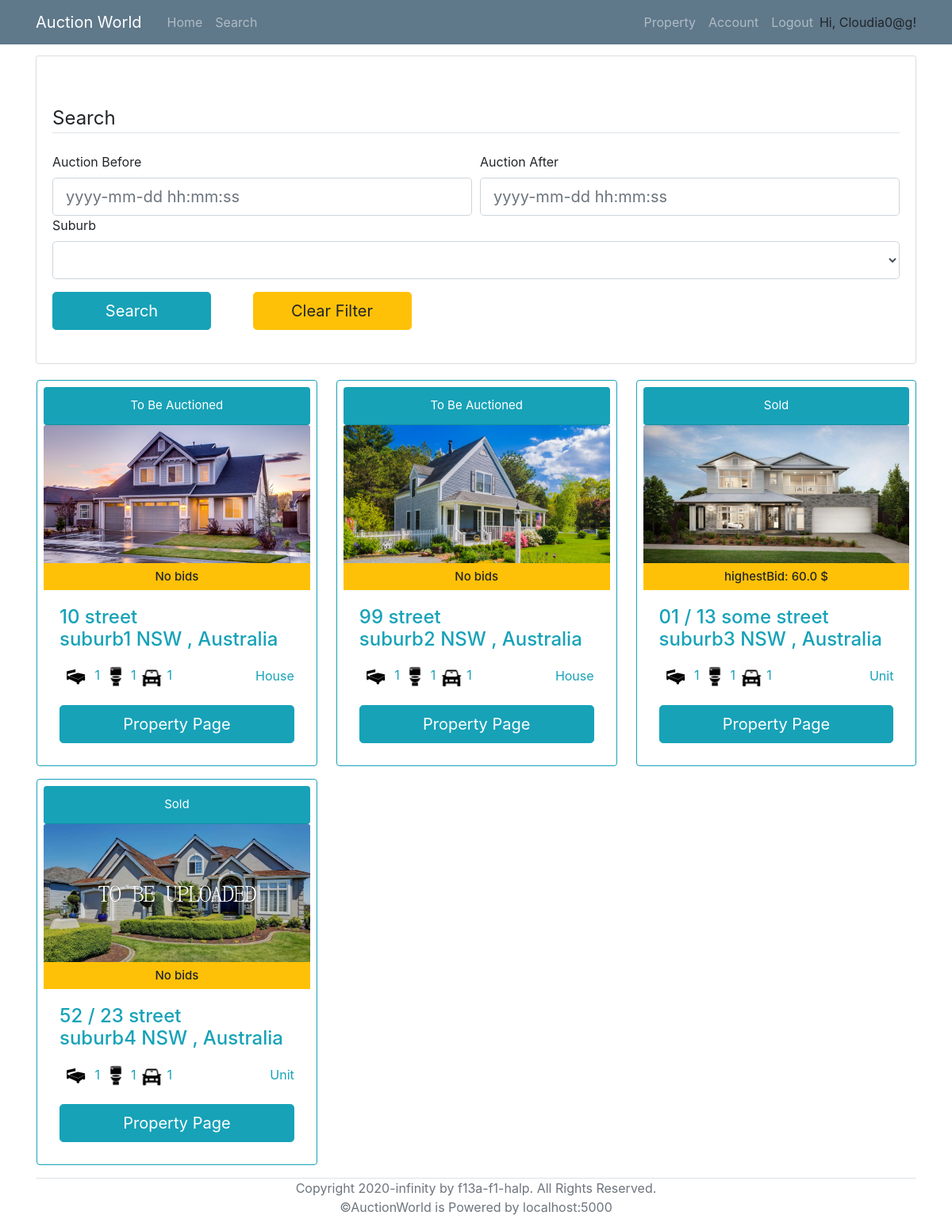
Page /search (signed in) on the earlier database version.
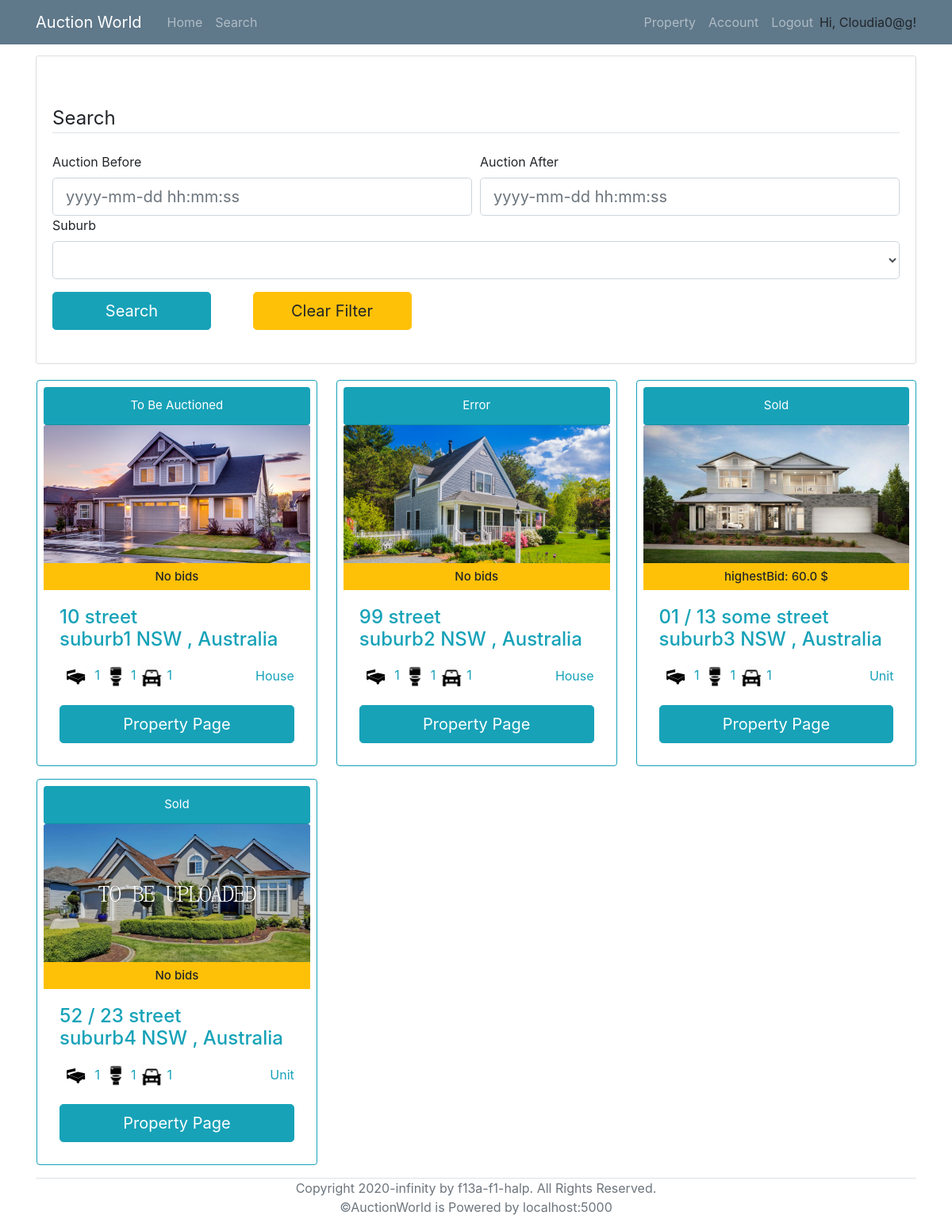
Same page on the later database version.
### models.py (models this page shows, shortened)
class User(UserMixin, db.Model):
    __tablename__ = 'User'
    id = db.Column(db.Integer, primary_key = True)
    login_name = db.Column(db.String(collation='NOCASE') ,unique=True, nullable=False)
    email = db.Column(db.String, unique=True, nullable=False)
    password_hash = db.Column(db.String, nullable=False)
    address = db.Column(db.String(1000), nullable=False)
    date_of_birth = db.Column(db.DateTime, nullable=False)
    phone_number = db.Column(db.String, nullable=False)
    id_confirmation = db.Column(db.String(100), nullable=True)
    auctionId = db.relationship('AuctionDetails', backref='seller', lazy='dynamic')
    properties = db.relationship('Property', backref='sellerID', lazy='dynamic')
    cards = db.relationship('BankDetails', backref='user', lazy='dynamic')
    registeredProperties = db.relationship('Property',secondary=lambda: RegisteredAssociation.__table__, backref="RegisteredBidders")

class Property(db.Model):
    __tablename__ = 'Property'
    id = db.Column(db.Integer, primary_key = True)
    property_type = db.Column(db.String)
    add_unit = db.Column(db.String(100))
    add_num = db.Column(db.String(100))
    add_name = db.Column(db.String(100))
    add_suburb = db.Column(db.String(100))
    add_state = db.Column(db.String(3))
    add_pc = db.Column(db.String(4))
    num_bedrooms = db.Column(db.Integer)
    num_parking = db.Column(db.Integer)
    num_bathrooms = db.Column(db.Integer)
    parking_features = db.Column(db.String)
    building_size = db.Column(db.Integer)
    land_size = db.Column(db.Integer)
    inspection_date = db.Column(db.DateTime)
    description = db.Column(db.String(2000))
    year_built = db.Column(db.Integer)
    status = db.Column(db.String)
    seller = db.Column(db.Integer, db.ForeignKey('User.id'))
    auctionId = db.relationship('AuctionDetails', backref='Property', uselist=False)
    photo_collection = db.relationship('Photos', backref='Property', lazy='dynamic')
    registeredBidders = db.relationship('User',secondary=lambda: RegisteredAssociation.__table__, backref="RegisteredProperties")

class Photos(db.Model):
    __tablename__ = 'Photos'
    id = db.Column(db.Integer, primary_key = True)
    photo = db.Column(db.String)
    property_id = db.Column(db.Integer, db.ForeignKey('Property.id'))

### routes.py (the view, shortened to what this page needs)
@app.route('/search', methods=['POST','GET'])
@login_required
def search():
    form=searchForm()
    available_suburbs=db.session.query(Property.add_suburb).distinct(Property.add_suburb)
    form.suburb.choices=[("")]+[(i.add_suburb) for i in available_suburbs]
    full_list = db.session.query(Property,AuctionDetails,func.max(Bid.Amount).label('highestBid'))\
                        .outerjoin(AuctionDetails, AuctionDetails.PropertyID==Property.id)\
                        .outerjoin(Bid, Bid.AuctionID == AuctionDetails.id)\
                        .group_by(Property.id)
    property_Id=[]
    return render_template('search.html', title='search', form=form, properties=full_list)

### forms.py
class searchForm(FlaskForm):
    auction_before =  DateTimeField('Auction Before', format='%Y-%m-%d %H:%M:%S',validators=[Optional()])
    auction_after = DateTimeField('Auction After', format='%Y-%m-%d %H:%M:%S',validators=[Optional()])
    suburb = SelectField('Suburb', validators=[Optional()])
    submit = SubmitField('Search')
    clear = SubmitField('Clear Filter')

### models.py (called while the page is built)
@login_manager.user_loader
def load_user(id):
    return User.query.get(id)

### templates/search.html (shortened to what this page needs)
{% extends "base.html" %}
{% block content %}
	<div class="content-section">
		<form action="" method= "POST" style="margin-top: 50px;" novalidate>
			<fieldset class="form-group">
				<legend class="border-bottom mb-4">Search</legend>
				<div class="form-row">
					<div class="col">
						{{ form.auction_before.label }}<br>
						{% if form.auction_before.errors %}
							{{ form.auction_before(class="form-control form-control-lg is-invalid") }}
							<div class="invalid-feedback">
								{% for error in form.auction_before.errors %}
									<span>{{ error }}</span>
								{% endfor %}
							</div>
						{% else %}
							{{ form.auction_before(class="form-control form-control-lg", placeholder="yyyy-mm-dd hh:mm:ss") }}
						{% endif %}
					</div>
					<div class="col">
						{{ form.auction_after.label }}<br>
						{% if form.auction_after.errors %}
							{{ form.auction_after(class="form-control form-control-lg is-invalid") }}
							<div class="invalid-feedback">
								{% for error in form.auction_after.errors %}
									<span>{{ error }}</span>
								{% endfor %}
							</div>
						{% else %}
							{{ form.auction_after(class="form-control form-control-lg", placeholder="yyyy-mm-dd hh:mm:ss") }}
						{% endif %}
					</div>
				</div>
				<div class="form-group">
					{{ form.suburb.label }}<br>
					{% if form.suburb.errors %}
						{{ form.suburb(class="form-control form-control-lg is-invalid") }}
						<div class="invalid-feedback">
							{% for error in form.suburb.errors %}
								<span>{{ error }}</span>
							{% endfor %}
						</div>
					{% else %}
						{{ form.suburb(class="form-control form-control-lg") }}
					{% endif %}
				</div>
				<div class="form-group">{{ form.submit(class="btn btn-info btn-lg mr-5" ,style="width:200px") }} {{ form.clear (class="btn btn-warning btn-lg",style="width:200px") }}</div>
			</fieldset>
		</form>
	</div>
	<div class="row col-xl-15">
		{% if not properties %}
				<div style="width:100%; text-align: center;">
				<h2 class="text-info">No results found.</h2>
				</div>
			</div>
		{% else %}
			{% for (p,a,b) in properties %}
				<div class="card border-info p-2 col-md-3.8 ml-3 mr-2 mb-3">
					<div class="card-header rounded text-center bg-info text-white" style="font-size: 15px;">
						{% if p.status == "auction" %}
							To Be Auctioned
						{% elif p.status == "sold" %}
							Sold
						{% else %}
							Error
						{% endif %}
					</div>
					{% if not p.photo_collection.all() %}
						<img class="card-img-top" src="/static/propertyImage/Sample.jpg" alt="Card image cap" style="width:335.81px; height: 180px;" >
					{% else %}
						<img class="card-img-top" src="/static/propertyImage/{{p.photo_collection.first().photo}}" alt="Card image cap" style="width:335.81px; height: 180px;" >
					{% endif %}
					<h6 class="card-subtitle pt-2 pb-2 text-center bg-warning" style="font-size: 15px;">
                        {% if b:%}
                            highestBid: {{b}} $
                        {% else %}
                            No bids
                        {% endif%}
                    </h6>
					<div class="card-body text-info">
						<h4 class="card-title">
							{% if p.add_unit %}
								{{p.add_unit}} /
							{% endif %}
							{{p.add_num}} {{p.add_name}}<br>{{p.add_suburb}} {{p.add_state}} {{p.pc}}, Australia
						</h4>
						<p class="card-text">
							<span><img src="/static/icons/bedicon.png" alt="Card image cap" style="width:40px; height: 40px;"> {{p.num_bedrooms}}</span>
							<span><img src="/static/icons/restroom.png" alt="Card image cap" style="width:30px; height: 30px;"> {{p.num_bedrooms}}</span>
							<span><img src="/static/icons/car.png" alt="Card image cap" style="width:30px; height: 30px;"> {{p.num_parking}}</span>
							<span style="float: right; margin-top: 7px;">{{p.property_type}}</span>
						</p>
						<a href={{ url_for("viewProperty", property_id=p.id) }} class="btn btn-info btn-lg" style="width: 100%;">Property Page</a>
					</div>
				</div>
			{% endfor %}
		{% endif %}
	</div>
{% endblock %}

### templates/base.html (shortened to what this page needs)
<!DOCTYPE html>
<html lang="en">
<head>
    <link rel="stylesheet" type="text/css" href="../static/css/main.css">
    <link rel="stylesheet" href="https://maxcdn.bootstrapcdn.com/bootstrap/4.0.0/css/bootstrap.min.css">
</head>
<body>
    <header class="site-header">
        <nav class="navbar navbar-expand-md navbar-dark bg-steel fixed-top">
          <div class="container">
            <a class="navbar-brand mr-4" href="/" >Auction World</a>
            <div class="collapse navbar-collapse" id="navbarToggle">
              <div class="navbar-nav mr-auto">
                <a class="nav-item nav-link" href="{{ url_for('home') }}">Home</a>
                <a class="nav-item nav-link" href="/search">Search</a>
              </div>
              <div class="navbar-nav">
                {% if current_user.is_authenticated %}
                  <a class="nav-item nav-link" href="/property">Property</a>
                  <a class="nav-item nav-link" href={{ url_for("account", login_name=current_user.login_name) }}>Account</a>
                  <a class="nav-item nav-link" href="/logout">Logout</a>
                  <p style="margin-top: 8px; margin-bottom: 0px;">Hi, {{ current_user.login_name }}!</p>
                {% endif %}
              </div>
            </div>
          </div>
        </nav>
      </header>
      <main role="main" class="container" style="margin-top: 70px;">
        <div class="row">
          <div class="col-md-12">
            {% block content %}{% endblock %}
          </div>
        </div>
        <div class="border-top relative-bottom text-center text-muted mb-2" >
          Copyright 2020-infinity by f13a-f1-halp. All Rights Reserved. <br>
          ©AuctionWorld is Powered by localhost:5000
        </div>
      </main>
</body>
</html>

### static/css/main.css (style rules this page uses)
body { background: #fafafa; color: #333333; margin-top: 5rem; }
h1, h2, h3, h4, h5, h6 { color: #444444; }
.bg-steel { background-color: #5f788a; }
.site-header .navbar-nav .nav-link { color: #cbd5db; }
.content-section { background: #ffffff; padding: 10px 20px; border: 1px solid #dddddd; border-radius: 3px; margin-bottom: 20px; }

Differences in the rows shown:
changed Property "suburb2": status "To Be Auctioned" → "Error"
